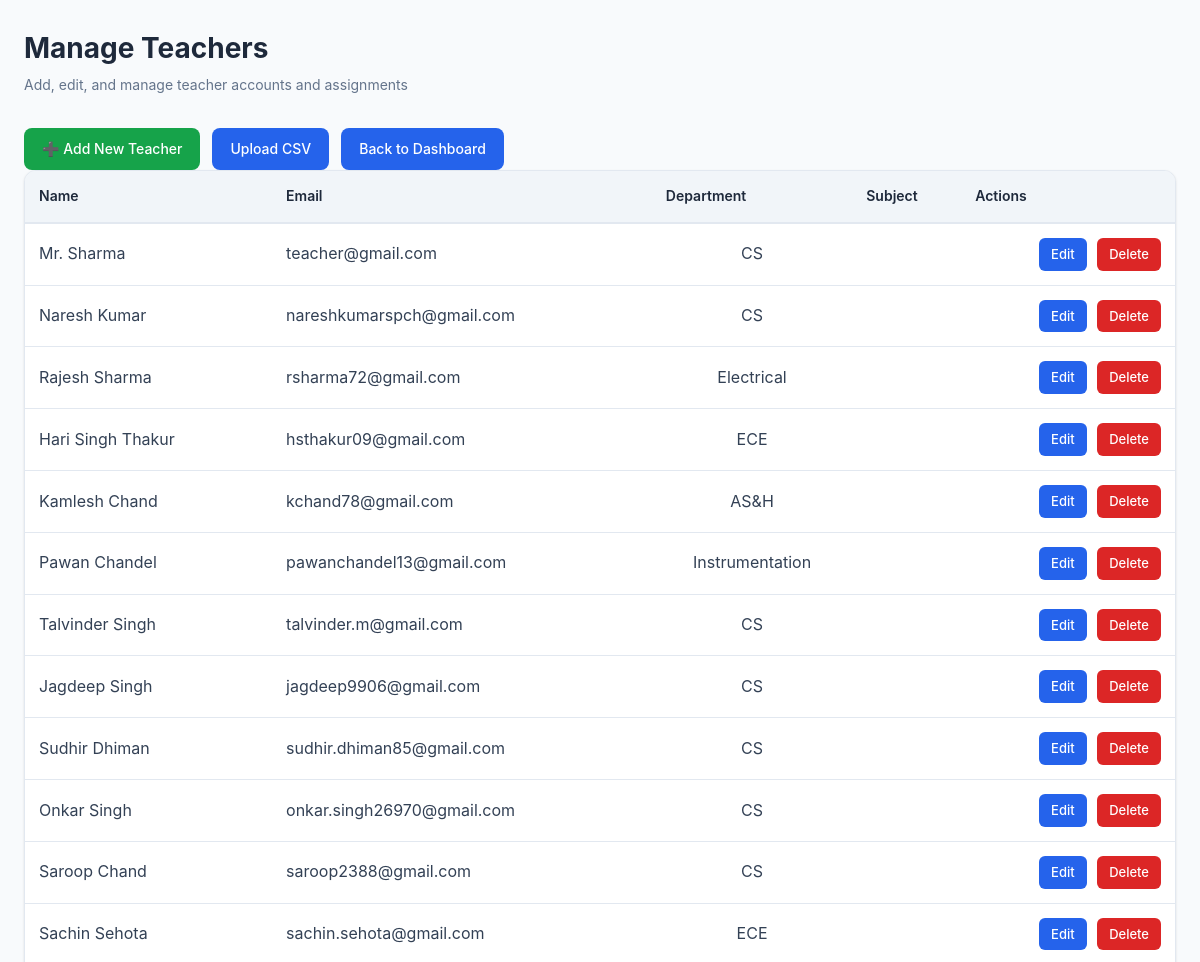
The page /admin/teachers (signed in, upper part) on the database as committed earlier.
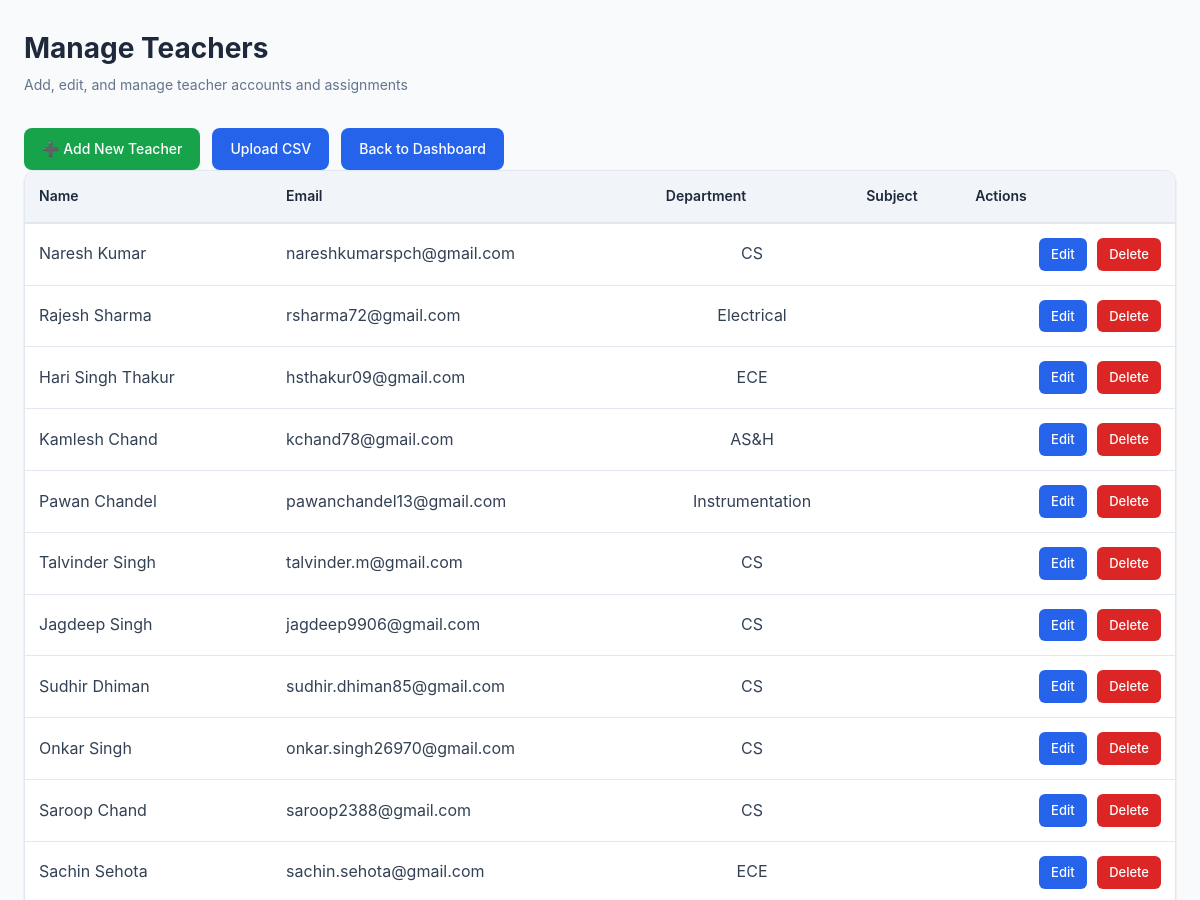
The same page on the database as committed later.
### app.py (models this page shows)
class User(db.Model):
    id = db.Column(db.Integer, primary_key=True)
    role = db.Column(db.String(20), nullable=False)
    name = db.Column(db.String(100), nullable=False)
    email = db.Column(db.String(100), unique=True, nullable=False)
    password = db.Column(db.String(200), nullable=False)
    roll_number = db.Column(db.String(20), nullable=True)
    branch = db.Column(db.String(100), nullable=True)
    semester = db.Column(db.String(20), nullable=True)
    department = db.Column(db.String(100), nullable=True)

### app.py (the view)
@app.route("/admin/teachers")
def manage_teachers():
    if session.get("role") != "admin":
        abort(403)
    return render_template(
        "manage_teachers.html", teachers=User.query.filter_by(role="teacher").all()
    )

### templates/manage_teachers.html (shortened to what this page needs)
<!DOCTYPE html>
<html lang="en">
<head>
    <link rel="stylesheet" href="{{ url_for('static', filename='style.css') }}">
</head>
<body>
    <div class="container">
        <div class="page-header">
            <h1>Manage Teachers</h1>
            <p>Add, edit, and manage teacher accounts and assignments</p>
        </div>
        <div class="page-actions">
            <a href="{{ url_for('add_teacher') }}" class="btn btn-success">➕ Add New Teacher</a>
            <a href="{{ url_for('upload_users_csv') }}" class="btn">Upload CSV</a>
            <a href="{{ url_for('admin_dashboard') }}" class="btn">Back to Dashboard</a>
        </div>
        {% if teachers %}
        <div class="table-wrapper">
            <table>
                <thead>
                    <tr>
                        <th>Name</th>
                        <th>Email</th>
                        <th>Department</th>
                        <th>Subject</th>
                        <th>Actions</th>
                    </tr>
                </thead>
                <tbody>
                    {% for t in teachers %}
                    <tr>
                        <td>{{ t.name }}</td>
                        <td>{{ t.email }}</td>
                        <td>{{ t.department }}</td>
                        <td>{{ t.subject }}</td>
                        <td>
                            <a href="{{ url_for('edit_teacher', id=t.id) }}" class="action-btn edit-btn">Edit</a>
                            <a href="{{ url_for('delete_teacher', id=t.id) }}" class="action-btn delete-btn">Delete</a>
                        </td>
                    </tr>
                    {% endfor %}
                </tbody>
            </table>
        </div>
        {% endif %}
    </div>
</body>
</html>

### static/style.css (style rules this page uses)
* { margin: 0; padding: 0; box-sizing: border-box; }
:root { --primary: #2563eb; --primary-dark: #1e40af; --primary-light: #3b82f6; --primary-gradient: linear-gradient(135deg, #2563eb 0%, #3b82f6 100%); --secondary: #06b6d4; --secondary-gradient: linear-gradient(135deg, #06b6d4 0%, #0891b2 100%); --accent: #dc2626; --accent-warm: #ea580c; --accent-warm-gradient: linear-gradient(135deg, #ea580c 0%, #d97706 100%); --success: #16a34a; --success-gradient: linear-gradient(135deg, #16a34a 0%, #15803d 100%); --warning: #ca8a04; --warning-gradient: linear-gradient(135deg, #ca8a04 0%, #b45309 100%); --purple: #9333ea; --purple-gradient: linear-gradient(135deg, #9333ea 0%, #7c3aed 100%); --pink: #ec4899; --pink-gradient: linear-gradient(135deg, #ec4899 0%, #db2777 100%); --indigo: #4f46e5; --indigo-gradient: linear-gradient(135deg, #4f46e5 0%, #4338ca 100%); --bg-dark: #f8fafc; --bg-darker: #f1f5f9; --card-bg: #ffffff; --border-color: #e2e8f0; --text-light: #1e293b; --text-muted: #64748b; --text-dark: #334155; --shadow: 0 1px 3px rgba(0, 0, 0, 0.08), 0 1px 2px rgba(0, 0, 0, 0.04); --shadow-md: 0 4px 6px rgba(0, 0, 0, 0.1), 0 2px 4px rgba(0, 0, 0, 0.06); --shadow-lg: 0 10px 15px rgba(0, 0, 0, 0.1), 0 4px 6px rgba(0, 0, 0, 0.05); --radius: 8px; --font-sans: -apple-system, BlinkMacSystemFont, 'Segoe UI', 'Roboto', 'Oxygen', 'Ubuntu', 'Cantarell', sans-serif; }
body { font-family: var(--font-sans); background: var(--bg-dark); color: var(--text-light); line-height: 1.6; }
.btn { padding: 10px 20px; border: none; border-radius: var(--radius); font-family: inherit; font-size: 14px; font-weight: 500; cursor: pointer; transition: all 0.2s ease; text-decoration: none; display: inline-block; }
.btn-success { background: var(--success); color: white; }
table { width: 100%; border-collapse: collapse; }
thead { background: var(--bg-darker); border-bottom: 2px solid var(--border-color); }
th { padding: 12px; text-align: left; font-weight: 600; color: var(--text-light); }
td { padding: 12px; border-bottom: 1px solid var(--border-color); color: var(--text-dark); }
h1, h2, h3, h4, h5, h6 { font-weight: 600; line-height: 1.2; color: var(--text-light); }
h1 { font-size: 28px; }
body { background: linear-gradient(135deg, #6a11cb 0%, #2575fc 100%); font-family: "Poppins", Arial, sans-serif; }

### templates/manage_teachers.html (style rules this page uses)
* { margin: 0; padding: 0; box-sizing: border-box; }
body { font-family: 'Inter', -apple-system, BlinkMacSystemFont, 'Segoe UI', sans-serif; background: var(--bg-dark); color: var(--text-light); }
.container { max-width: 1400px; margin: 0 auto; padding: 32px 24px; }
.page-header { margin-bottom: 32px; }
.page-header h1 { font-size: 28px; font-weight: 700; color: var(--text-light); margin-bottom: 8px; }
.page-header p { color: var(--text-muted); font-size: 14px; }
.page-actions { display: flex; gap: 12px; margin-top: 16px; flex-wrap: wrap; }
.btn { padding: 10px 18px; border-radius: 8px; text-decoration: none; background: var(--primary); color: white; font-size: 14px; font-weight: 500; cursor: pointer; border: none; transition: all 0.2s ease; display: inline-flex; align-items: center; gap: 8px; }
.btn-success { background: var(--success); }
.table-wrapper { background: var(--card-bg); border-radius: 12px; border: 1px solid var(--border-color); overflow: hidden; box-shadow: var(--shadow); }
table { width: 100%; border-collapse: collapse; text-align: center; }
thead { background: var(--bg-darker); border-bottom: 2px solid var(--border-color); }
th { padding: 14px; text-align: left; font-weight: 600; color: var(--text-light); font-size: 14px; }
td { padding: 14px; border-bottom: 1px solid var(--border-color); color: var(--text-dark); text-align: left; }
tbody tr { transition: background 0.2s ease; }
td:nth-child(3), td:nth-child(4) { text-align: center; }
td:last-child { text-align: right; }
.action-btn { padding: 6px 12px; border-radius: 6px; text-decoration: none; font-size: 13px; font-weight: 500; color: white; margin-left: 6px; display: inline-block; cursor: pointer; border: none; transition: all 0.2s ease; }
.edit-btn { background: var(--primary); }
.delete-btn { background: var(--accent); }

Rows that differ between the two databases and show on the page:
removed User: name "Mr. Sharma", email "teacher@gmail.com", department "CS"
